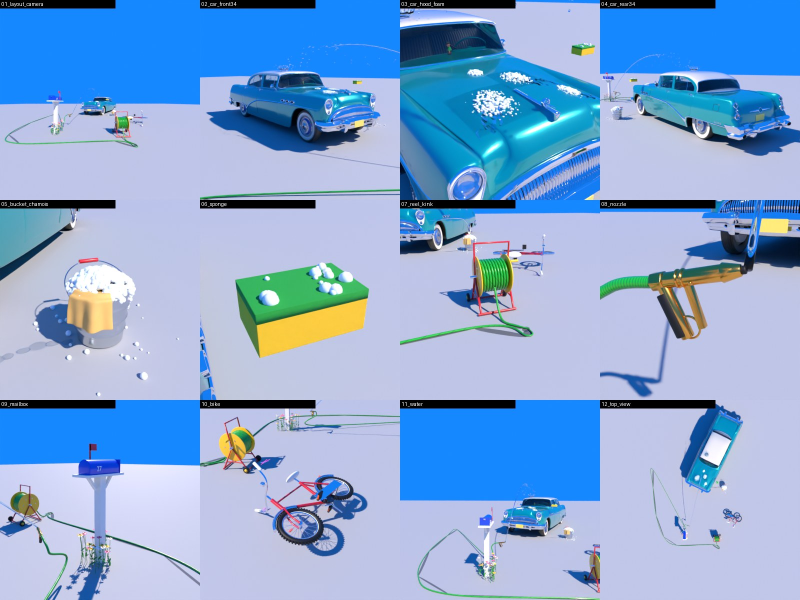
#> input picture episodes/_style_test/props/PROPS_SHEET.jpg, 1600 x 1200 px (shown at 1/2 size)
$ python quality_metrics.py ../../episodes/_style_test/props/PROPS_SHEET.jpg
#> lines starting #> are read from the running program, lines starting #| are printed output that depends on the picture; after the words box and inside, x2 and y2 are one past the last pixel; in counts of white or black regions, pixels touching at a corner belong together
"""QUALITY METRICS (2026-11-07): "full" is not "fine". Two numbers that density alone cannot see.

All at 540x960 luma, caption band (62-78 % H) masked.
  surface pixels = not ink (no pixel darker than 0.07 within 2 px) and not an object edge (Sobel g/4 <= 0.08)
  hf_surface   mean |Y - gauss(Y, 1.0)| x 100 over surface pixels. Blocky / pixel-noisy painting reads HIGH,
               flat plastic reads ~0; soft painted surfaces sit in the reference band.
  lc_surface   mean local std (7x7) x 100 over surface pixels: painted variation (flat = 0).
  haze_lift    p10 luma of surface pixels in the far band (rows 28-50 %) minus p10 in the near band (rows 80-100 %)
               x 100. Distance lifted toward the horizon colour reads positive; a crisp, unhazed distance reads ~0 or below.
  far_contrast (p90-p10) far band / (p90-p10) near band: < 1 when the distance is hazed back.

Usage: python quality_metrics.py img... [--json out.json]
       python quality_metrics.py --reference   (measures the reference night frames -> references/measure/quality_night.json)
"""
import sys, os, json, glob
import numpy as np
from PIL import Image
from scipy import ndimage
ni_label = ndimage.label

W, H = 540, 960
CAP = (0.62, 0.78)
HERE = os.path.dirname(os.path.abspath(__file__))
ROOT = os.path.abspath(os.path.join(HERE, "..", ".."))

def metrics(img):
    a = np.asarray(img.convert("RGB").resize((W, H), Image.LANCZOS)).astype(np.float32) / 255
    Y = a @ np.array([0.2126, 0.7152, 0.0722], np.float32)
    g = np.hypot(ndimage.sobel(Y, 1), ndimage.sobel(Y, 0)) / 4
    ink = ndimage.binary_dilation(Y < 0.07, iterations=2)
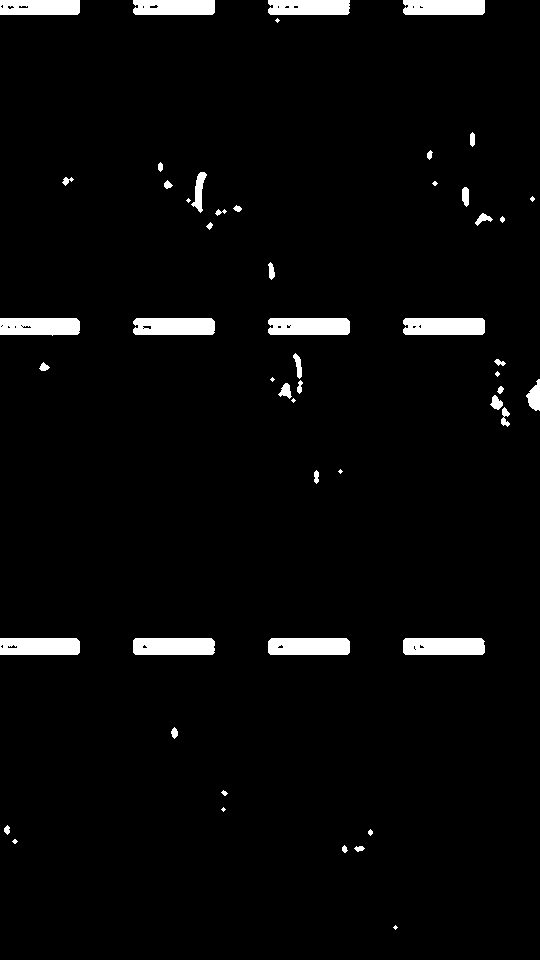
#> ink: shape (960, 540) bool; 3.5% white; 52 white regions (11 under 20 px), largest, box (x1, y1, x2, y2) and area: (133, 638, 215, 655) 1368, (268, 638, 350, 655) 1366, (403, 638, 485, 655) 1364
    surf = (~ink) & (g <= 0.08)
#> surf: shape (960, 540) bool; 84.4% white; 218 black regions (164 under 20 px), largest, box (x1, y1, x2, y2) and area: (0, 0, 540, 637) 38536, (0, 523, 503, 960) 21559, (171, 753, 249, 891) 4099
    surf[int(CAP[0] * H):int(CAP[1] * H)] = False
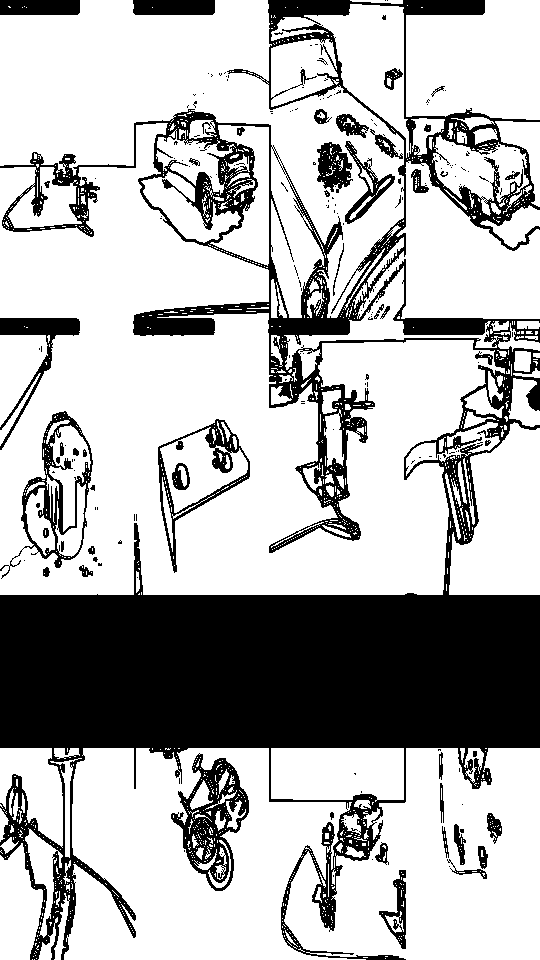
#> surf: shape (960, 540) bool; 70.8% white; 201 black regions (151 under 20 px), largest, box (x1, y1, x2, y2) and area: (0, 0, 540, 960) 130865, (171, 753, 249, 891) 4099, (0, 411, 93, 579) 2774
    hf = np.abs(Y - ndimage.gaussian_filter(Y, 1.0))
    m = ndimage.uniform_filter(Y, 7); m2 = ndimage.uniform_filter(Y * Y, 7); lc = np.sqrt(np.clip(m2 - m * m, 0, None))
#> after `m = ndimage.uniform_filter(Y, 7)`:
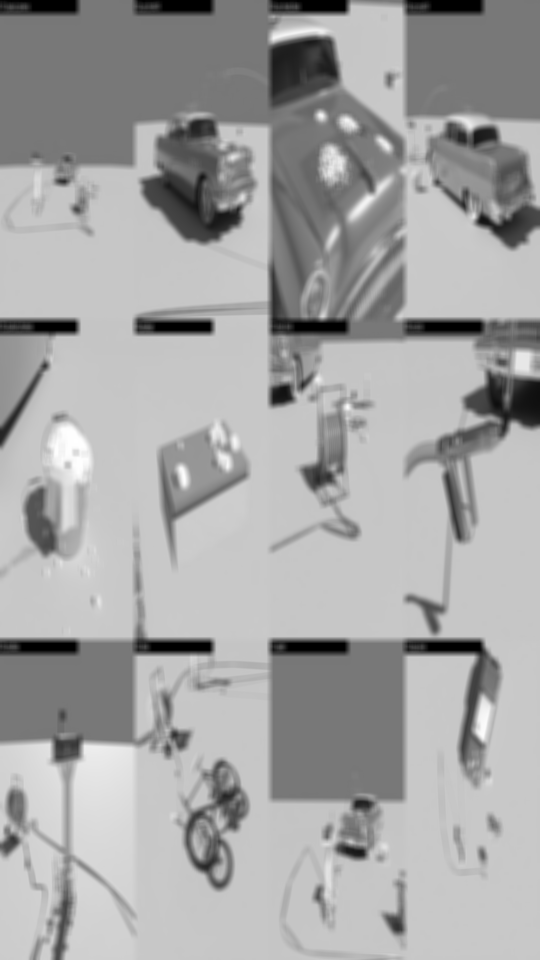
#> m: shape (960, 540) float32; min 0, max 1, mean 0.646
#> after `m2 = ndimage.uniform_filter(Y * Y, 7)`:
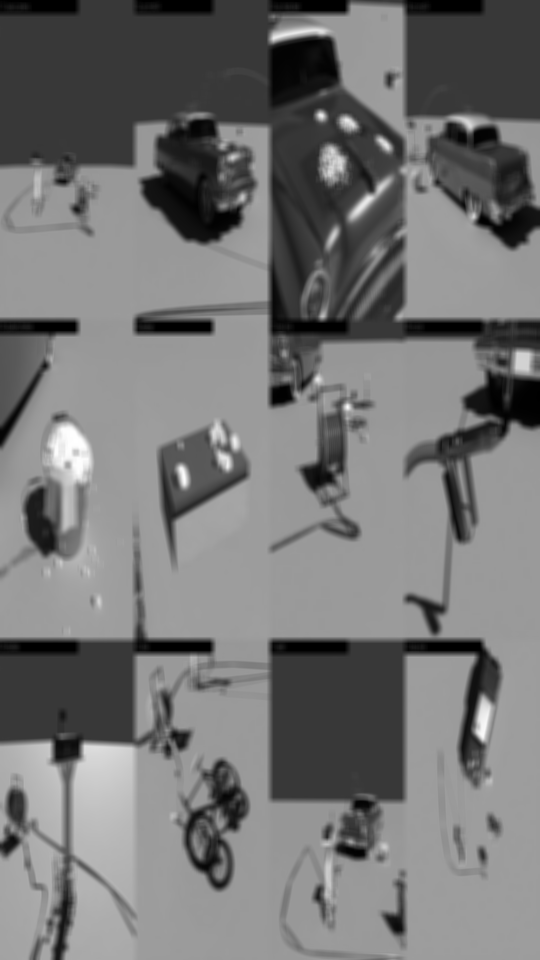
#> m2: shape (960, 540) float32; min 0, max 1, mean 0.458
    rows = np.arange(H)[:, None] / H
    far = surf & (rows >= 0.28) & (rows < 0.50); near = surf & (rows >= 0.80)
#> after `far = surf & (rows >= 0.28) & (rows < 0.5)`: far: shape (960, 540) bool; 17.9% white; 360 white regions (300 under 20 px), largest, box (x1, y1, x2, y2) and area: (0, 269, 318, 480) 45720, (318, 340, 505, 480) 15173, (401, 269, 540, 319) 6669
#> after `near = surf & (rows >= 0.8)`:
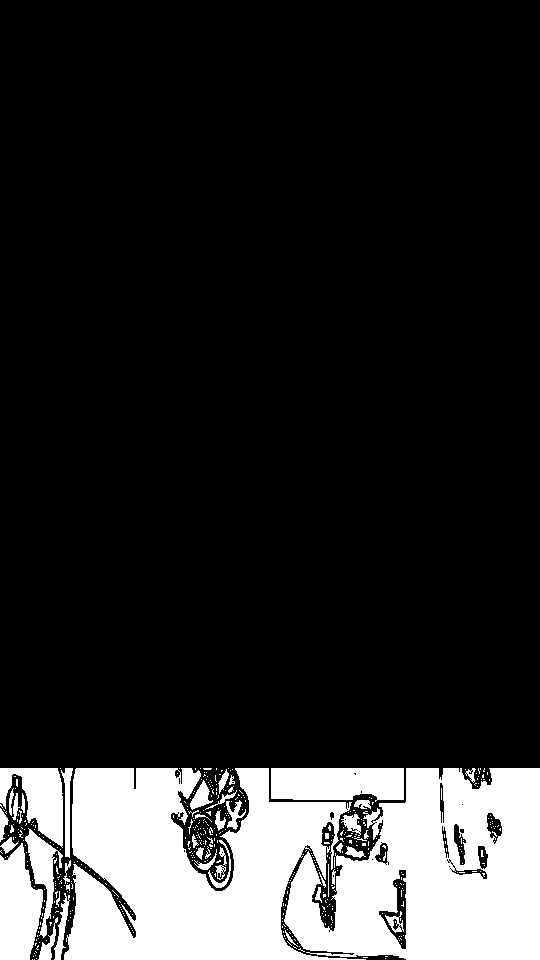
#> near: shape (960, 540) bool; 17.1% white; 474 white regions (426 under 20 px), largest, box (x1, y1, x2, y2) and area: (64, 768, 366, 960) 36910, (284, 768, 540, 960) 34393, (271, 768, 404, 802) 4106
    def p(mask, q): return float(np.percentile(Y[mask], q)) if mask.sum() > 200 else float("nan")
    fr = p(far, 90) - p(far, 10); nr = p(near, 90) - p(near, 10)
#> after `fr = p(far, 90) - p(far, 10)`: fr = 0.308
#> after `nr = p(near, 90) - p(near, 10)`: nr = 0.096
    # 3d haze: big dark objects in the far band (an aircraft, a wall in shade) are not distance; judge the rest of the band
    dark = (Y < max(.04, p(far, 50) * .65)) & far; lab, n = ni_label(dark)
#> after `dark = (Y < max(0.04, p(far, 50) * 0.65)) & far`: dark: shape (960, 540) bool; 2% white; 262 white regions (230 under 20 px), largest, box (x1, y1, x2, y2) and area: (287, 269, 502, 359) 2922, (276, 269, 315, 318) 1059, (508, 378, 540, 427) 980
#> after `lab, n = ni_label(dark)`:
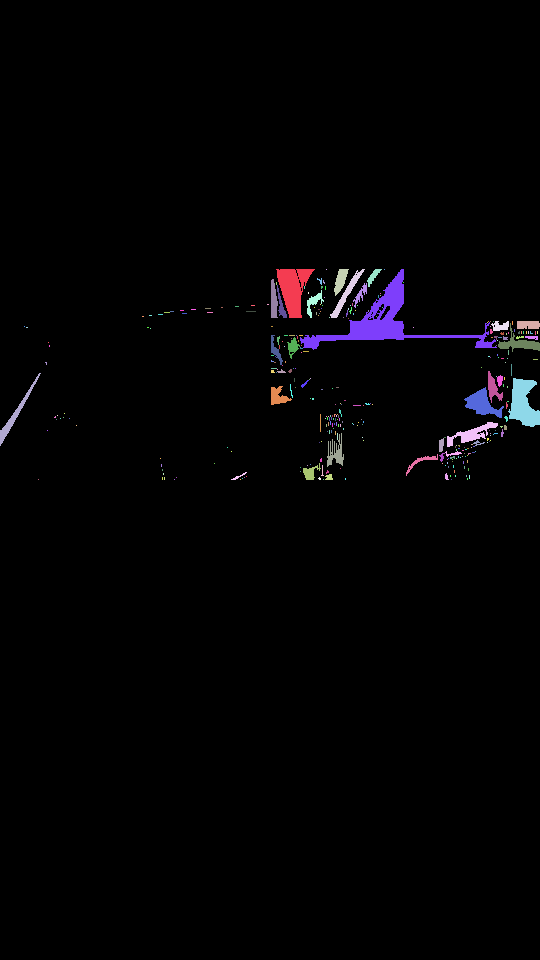
#> lab: shape (960, 540) int32; 326 distinct labels, from 0 to 325; one colour per label, 0 black
#> after `lab, n = ni_label(dark)`: n = 325
    far2 = far.copy()
    if n:
        sz = np.bincount(lab.ravel()); big = np.nonzero(sz >= .004 * W * H)[0]; big = big[big > 0]; far2[np.isin(lab, big)] = False
#> after `sz = np.bincount(lab.ravel())`: sz = 326 values, max 507916 at index 0, min 1 at index 2, mean 1590.2
#> after `big = np.nonzero(sz >= 0.004 * W * H)[0]`: big = [0, 7]
#> after `big = big[big > 0]`: big = [7]
#> after `far2[np.isin(lab, big)] = False`:
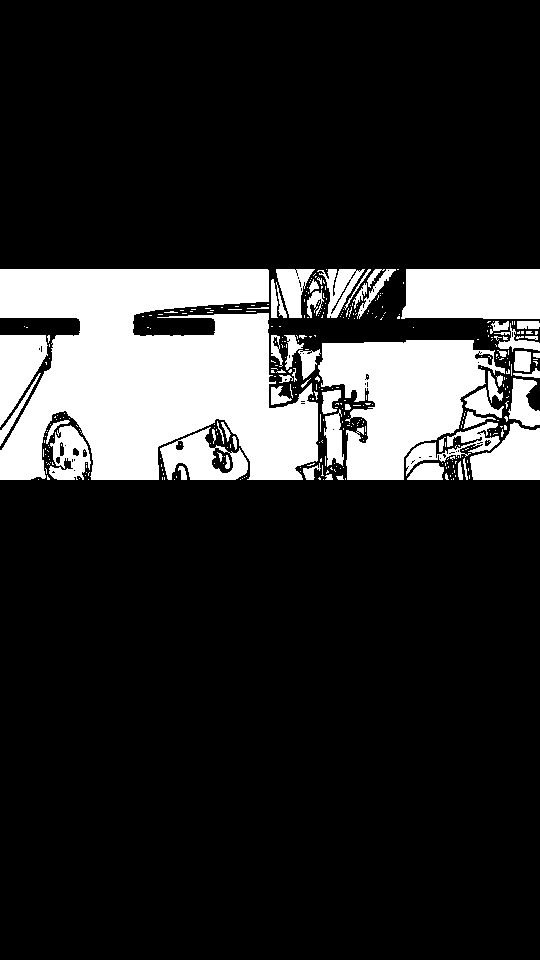
#> far2: shape (960, 540) bool; 17.3% white; 381 white regions (320 under 20 px), largest, box (x1, y1, x2, y2) and area: (0, 269, 318, 480) 45720, (318, 340, 505, 480) 15173, (401, 269, 540, 319) 6669
    masked = (p(far2, 10) - p(near, 10)) * 100
#> masked = -17.58
    return {"hf_surface": round(float(hf[surf].mean() * 100), 3), "lc_surface": round(float(lc[surf].mean() * 100), 3),
            "haze_lift": round((p(far, 10) - p(near, 10)) * 100, 2), "haze_masked": round(masked, 2), "far_contrast": round(fr / nr, 3) if nr > 1e-4 else float("nan"),
            "surface_share": round(float(surf.mean()), 3)}

def reference():
    P = json.load(open(os.path.join(ROOT, "references", "remeasure", "data", "frames_pass.json")))
    night = [x for x in P if x["grade"]["Yp"]["50"] <= 0.25 and x["grade"].get("dark_bstar_mean", 0) < -10]
    rows = []
    for x in night:
        f = os.path.join(ROOT, "references", "frames", x["ep"], x["f"])
        if not os.path.exists(f):
            alt = glob.glob(os.path.splitext(f)[0] + ".*")
            if not alt: continue
            f = alt[0]
        rows.append(metrics(Image.open(f)))
    out = {"n": len(rows)}
    for k in rows[0]:
        v = np.array([r[k] for r in rows], float); v = v[np.isfinite(v)]
        out[k] = {q: round(float(np.percentile(v, q)), 3) for q in (10, 25, 50, 75, 90)}
    json.dump(out, open(os.path.join(ROOT, "references", "measure", "quality_night.json"), "w"), indent=1)
    print(json.dumps(out, indent=1))

if __name__ == "__main__":
    a = sys.argv[1:]
    if "--reference" in a: reference(); sys.exit()
    out = a[a.index("--json") + 1] if "--json" in a else None
    files = [x for x in a if not x.startswith("--") and x != out]
    R = {f: metrics(Image.open(f)) for f in files}
#> R = 1 item
    for f, m in R.items(): print(f.replace("\\", "/").split("/")[-1], m)
#> this loop made 1 pass
#| PROPS_SHEET.jpg {'hf_surface': 0.342, 'lc_surface': 1.885, 'haze_lift': -26.39, 'haze_masked': -17.58, 'far_contrast': 3.206, 'surface_share': 0.708}
    if out: json.dump(R, open(out, "w"), indent=1)
